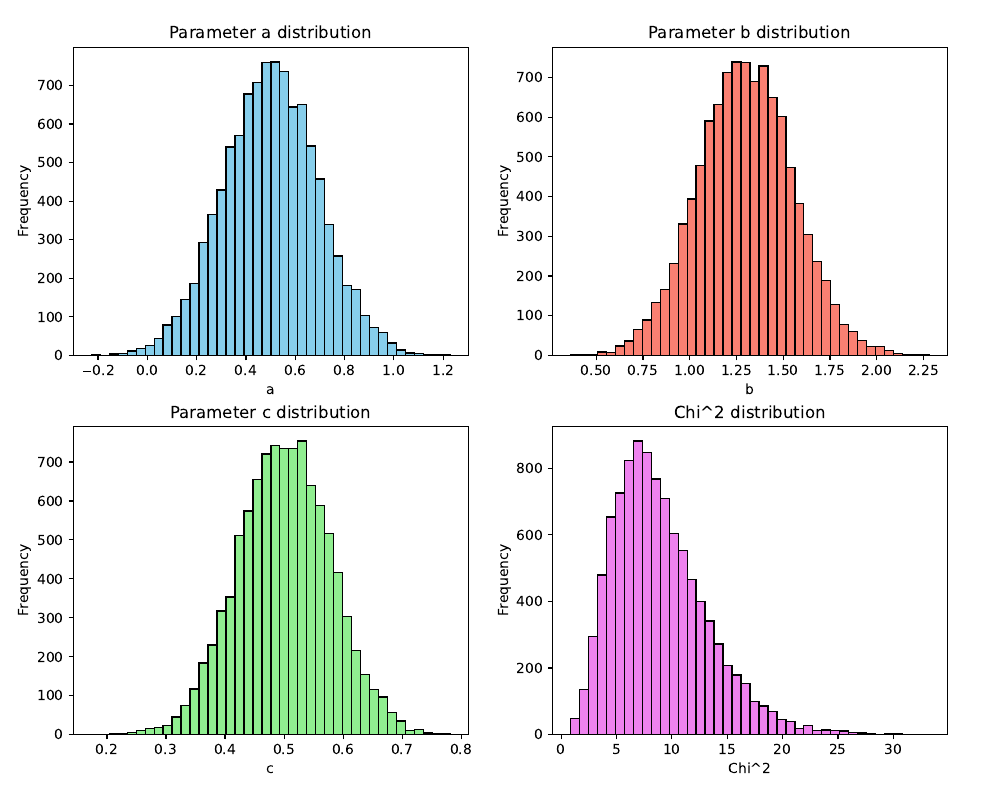

Here is the Python script that generated this plot:
import numpy as np
from numpy.linalg import inv
from matplotlib import pyplot as plt
from matplotlib.backends.backend_pdf import PdfPages

xmin = 1.0
xmax = 20.0
npoints = 12
sigma = 0.2
lx = np.zeros(npoints)
ly = np.zeros(npoints)
ley = np.zeros(npoints)
pars = [0.5, 1.3, 0.5]

from math import log


def f(x, par):
    return par[0] + par[1] * log(x) + par[2] * log(x) * log(x)


from random import gauss


def getX(x):  # x = array-like
    step = (xmax - xmin) / npoints
    for i in range(npoints):
        x[i] = xmin + i * step


def getY(x, y, ey):  # x,y,ey = array-like
    for i in range(npoints):
        y[i] = f(x[i], pars) + gauss(0, sigma)
        ey[i] = sigma


# get a random sampling of the (x,y) data points, rerun to generate different data sets for the plot below
getX(lx)
getY(lx, ly, ley)

fig, ax = plt.subplots()
ax.errorbar(lx, ly, yerr=ley)
ax.set_title("Pseudoexperiment")
ax.set_xlabel("x")
ax.set_ylabel("y")
fig.show()

# *** modify and add your code here ***
nexperiments = 10000
a_param = np.zeros(nexperiments)
b_param = np.zeros(nexperiments)
c_param = np.zeros(nexperiments)
chi2 = np.zeros(nexperiments)
chi2_red = np.zeros(nexperiments)

logx = np.log(lx)
A = np.vstack((np.ones_like(logx), logx, logx ** 2)).T
W = np.diag(1.0 / (ley ** 2))
dof = len(lx) - 3

# perform many least squares fits on different pseudo experiments here
for n in range(nexperiments):
    getY(lx, ly, ley)
    cov = inv(A.T @ W @ A)
    params = cov @ (A.T @ W @ ly)
    a_param[n], b_param[n], c_param[n] = params
    y_fit = A @ params
    chi2[n] = np.sum(((ly - y_fit) / ley) ** 2)
    chi2_red[n] = chi2[n] / dof

print("Mean fitted parameters:")
print(f"a = {np.mean(a_param):.4f} ± {np.std(a_param):.4f}")
print(f"b = {np.mean(b_param):.4f} ± {np.std(b_param):.4f}")
print(f"c = {np.mean(c_param):.4f} ± {np.std(c_param):.4f}")
print(f"Mean reduced chi^2 = {np.mean(chi2_red):.3f}")
print(f"Mean  chi^2 = {np.mean(chi2):.3f}")
# fill histograms w/ required data

with PdfPages("LSQFit.pdf") as pdf:
    fig, axs = plt.subplots(2, 2, figsize=(10, 8))
    plt.tight_layout(pad=3.0)
    axs[0, 0].hist(a_param, bins=40, edgecolor='k', color='skyblue')
    axs[0, 0].set_title('Parameter a distribution')
    axs[0, 0].set_xlabel('a')
    axs[0, 0].set_ylabel('Frequency')

    axs[0, 1].hist(b_param, bins=40, edgecolor='k', color='salmon')
    axs[0, 1].set_title('Parameter b distribution')
    axs[0, 1].set_xlabel('b')
    axs[0, 1].set_ylabel('Frequency')

    axs[1, 0].hist(c_param, bins=40, edgecolor='k', color='lightgreen')
    axs[1, 0].set_title('Parameter c distribution')
    axs[1, 0].set_xlabel('c')
    axs[1, 0].set_ylabel('Frequency')

    axs[1, 1].hist(chi2, bins=40, edgecolor='k', color='violet')
    axs[1, 1].set_title('Chi^2 distribution')
    axs[1, 1].set_xlabel('Chi^2')
    axs[1, 1].set_ylabel('Frequency')
    pdf.savefig(fig)
    plt.close(fig)

    fig2, axs2 = plt.subplots(2, 2, figsize=(10, 8))
    plt.tight_layout(pad=3.0)
    h1 = axs2[0, 0].hist2d(a_param, b_param, bins=40, cmap='plasma')
    axs2[0, 0].set_xlabel('a')
    axs2[0, 0].set_ylabel('b')
    axs2[0, 0].set_title('Parameter b vs a')
    fig2.colorbar(h1[3], ax=axs2[0, 0], label='Counts')
    h2 = axs2[0, 1].hist2d(a_param, c_param, bins=40, cmap='plasma')
    axs2[0, 1].set_xlabel('a')
    axs2[0, 1].set_ylabel('c')
    axs2[0, 1].set_title('Parameter c vs a')
    fig2.colorbar(h2[3], ax=axs2[0, 1], label='Counts')
    h3 = axs2[1, 0].hist2d(b_param, c_param, bins=40, cmap='plasma')
    axs2[1, 0].set_xlabel('b')
    axs2[1, 0].set_ylabel('c')
    axs2[1, 0].set_title('Parameter c vs b')
    fig2.colorbar(h3[3], ax=axs2[1, 0], label='Counts')
    axs2[1, 1].hist(chi2_red, bins=40, color='orange', edgecolor='k')
    axs2[1, 1].set_title('Reduced Chi^2 Distribution')
    pdf.savefig(fig2)
    plt.close(fig2)

    fig3 = plt.figure(figsize=(8.5, 11))
    text = f"""Discussion and Observations

    1. The parameters fluctuate around the true value due to the random noise but as we add more points(nexperiments)  the fluctuation becomes smaller. Additionally, as uncertainty increases then the fluctuation increases as well.

    2. We expect a Chi^2 to be the same as dof and the reduced Chi^2 to be around 1. From the calculations we can see that the mean does in fact come close to dof and the reduced Chi^2 to 1. We can also see that as more data points are added and uncertainties reduced then the stdev decreases. Having a Chi^2 reduced to 1 signifies that the fit is good and the uncertainties are accurate. 
"""
    plt.text(0.01, 0.99, text, va='top', fontsize=11, wrap=True, linespacing=1.5)
    plt.axis('off')
    pdf.savefig(fig3)
    plt.close(fig3)

input("hit Enter to exit")
